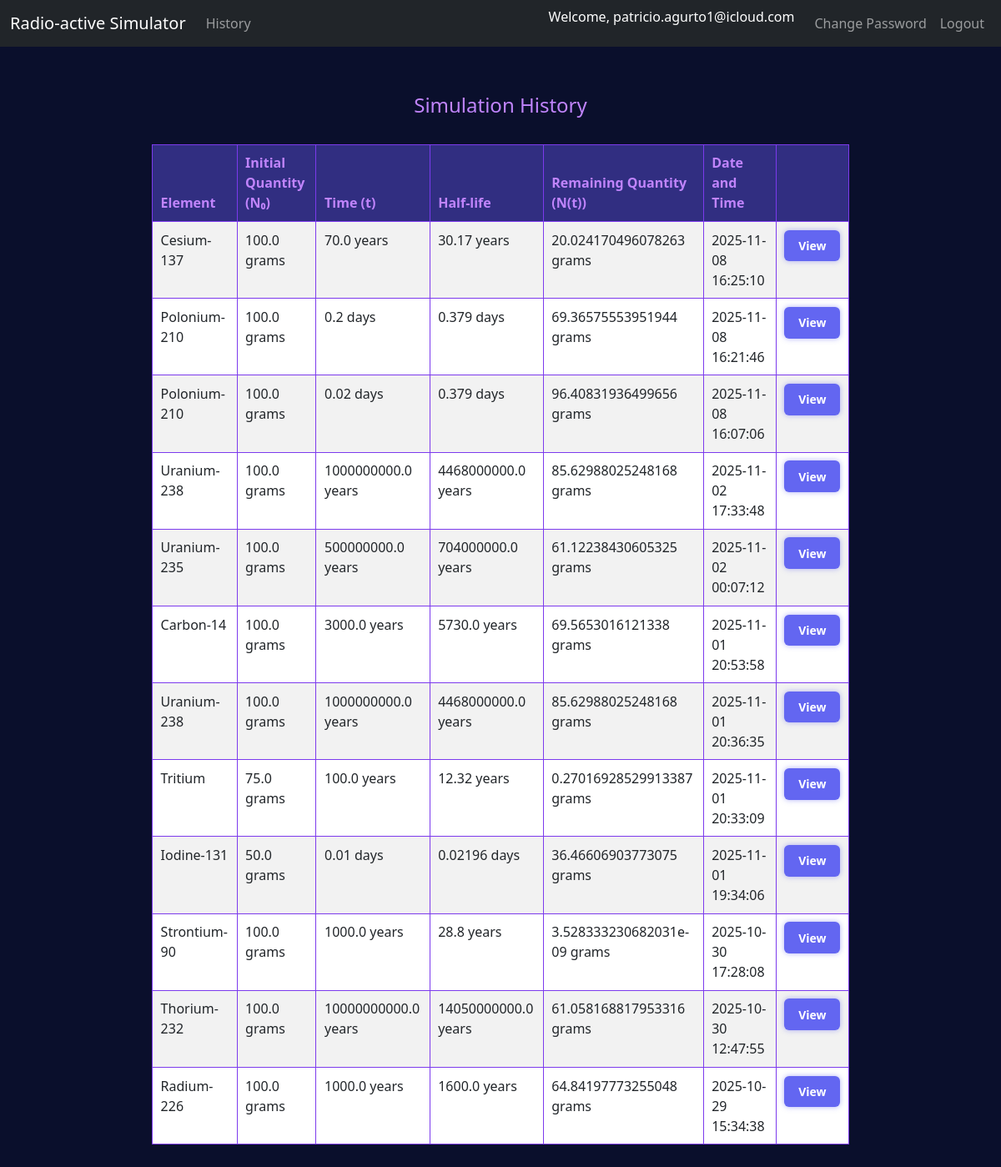
Screenshot of /history (signed in) with the database file from the repository.
### tables this page shows
CREATE TABLE simulations (
    id INTEGER PRIMARY KEY,
    user_id INTEGER,
    timestamp TEXT,
    n0 REAL,
    t REAL,
    nt REAL,
    element_id INTEGER,
    name TEXT,
    half_life REAL,
    unit TEXT,
    quantity_unit TEXT
);

### app/routes.py (the view)
@app.route("/history")
@login_required
def history():
    conn = get_db_connection()
    cursor = conn.cursor()
    cursor.execute("""
        SELECT * FROM simulations
        WHERE user_id = ?
        ORDER BY timestamp DESC
    """, (session["user_id"],))
    rows = cursor.fetchall()
    conn.close()
    return render_template("history.html", rows=rows)

### app/routes.py (called while the page is built)
def get_db_connection():
    conn = sqlite3.connect("radioactive.db")
    conn.row_factory = sqlite3.Row
    return conn

def login_required(f):
    @wraps(f)
    def decorated_function(*args, **kwargs):
        if "user_id" not in session:
            return redirect(url_for("login"))
        return f(*args, **kwargs)
    return decorated_function

@app.after_request
def after_request(response):
    response.headers["Cache-Control"] = "no-cache, no-store, must-revalidate"
    response.headers["Expires"] = "0"
    response.headers["Pragma"] = "no-cache"
    return response

### app/templates/history.html
{% extends "layout.html" %}
{% block content %}
<h2>Simulation History</h2>
{% if rows %}
<table class="table table-striped">
    <thead>
        <tr>
            <th>Element</th>
            <th>Initial Quantity (N₀)</th>
            <th>Time (t)</th>
            <th>Half-life</th>
            <th>Remaining Quantity (N(t))</th>
            <th>Date and Time</th>
            <th></th>
        </tr>
    </thead>
    <tbody>
        {% for row in rows %}
        <tr>
            <td>{{ row.name }}</td>
            <td>{{ row.n0 }} {{ row.quantity_unit }}</td>
            <td>{{ row.t }} {{ row.unit }}</td>
            <td>{{ row.half_life }} {{ row.unit }}</td>
            <td>{{ row.nt }} {{ row.quantity_unit }}</td>
            <td>{{ row.timestamp }}</td>
            <td>
                <a href="{{ url_for('simulation_detail', sim_id=row.id) }}" class="btn btn-sm btn-outline-primary">View</a>
            </td>
        </tr>
        {% endfor %}
    </tbody>
</table>
{% else %}
<p>No simulations yet.</p>
{% endif %}
{% endblock %}

### app/templates/layout.html (shortened to what this page needs)
<!DOCTYPE html>
<html lang="en">
<head>
    <link href="https://cdn.jsdelivr.net/npm/bootstrap@5.3.0/dist/css/bootstrap.min.css" rel="stylesheet">
    <link rel="stylesheet" href="{{ url_for('static', filename='css/theme_radioactive.css') }}">
</head>
<body>
<nav class="navbar navbar-expand-lg navbar-dark bg-dark mb-4">
    <div class="container-fluid">
        <a class="navbar-brand" href="{{ url_for('index') }}">Radio-active Simulator</a>
        <div class="collapse navbar-collapse">
            <ul class="navbar-nav me-auto">
                {% if session.user_id %}
                <li class="nav-item">
                    <a class="nav-link" href="{{ url_for('history') }}">History</a>
                </li>
                {% endif %}
            </ul>
            <ul class="navbar-nav ms-auto">
                {% if session.user_id %}
                <li class="nav-item">
                    <span class="navbar-text text-white me-3">
                        Welcome, {{ session.username }}
                    </span>
                </li>
                <li class="nav-item">
                    <a class="nav-link" href="{{ url_for('change_password') }}">Change Password</a>
                </li>
                <li class="nav-item">
                    <a class="nav-link" href="{{ url_for('logout') }}">Logout</a>
                </li>
                {% endif %}
            </ul>
        </div>
    </div>
</nav>
<div class="container">
    {% block content %}{% endblock %}
</div>
</body>
</html>

### app/static/css/theme_radioactive.css (style rules this page uses)
body { background-color: #0a0f2c; color: #e6e6fa; font-family: 'Segoe UI', sans-serif; margin: 0; padding: 0; }
h2 { color: #c084fc; text-align: center; font-size: 1.5em; margin-bottom: 0.5em; }
a { color: #065f46; text-decoration: none; }
.btn { background-color: #6366f1; color: #fff; border: none; padding: 0.6em 1.2em; border-radius: 6px; font-weight: bold; box-shadow: 0 0 6px rgba(99, 102, 241, 0.5); transition: background-color 0.3s ease; }
.container { max-width: 900px; margin: auto; padding: 2em; }
.table { width: 100%; border-collapse: collapse; margin-top: 2em; }
.table th, .table td { border: 1px solid #7c3aed; padding: 0.6em; text-align: left; }
.table th { background-color: #312e81; color: #c084fc; }

### rows the page displays
simulations: name "Cesium-137", n0 "100.0", quantity_unit "grams", t "70.0", unit "years", half_life "30.17", nt "20.024170496078263", timestamp "2025-11-08 16:25:10"
simulations: name "Polonium-210", n0 "100.0", quantity_unit "grams", t "0.2", unit "days", half_life "0.379", nt "69.36575553951944", timestamp "2025-11-08 16:21:46"
simulations: name "Polonium-210", n0 "100.0", quantity_unit "grams", t "0.02", unit "days", half_life "0.379", nt "96.40831936499656", timestamp "2025-11-08 16:07:06"
simulations: name "Uranium-238", n0 "100.0", quantity_unit "grams", t "1000000000.0", unit "years", half_life "4468000000.0", nt "85.62988025248168", timestamp "2025-11-02 17:33:48"
simulations: name "Uranium-235", n0 "100.0", quantity_unit "grams", t "500000000.0", unit "years", half_life "704000000.0", nt "61.12238430605325", timestamp "2025-11-02 00:07:12"
simulations: name "Carbon-14", n0 "100.0", quantity_unit "grams", t "3000.0", unit "years", half_life "5730.0", nt "69.5653016121338", timestamp "2025-11-01 20:53:58"
simulations: name "Uranium-238", n0 "100.0", quantity_unit "grams", t "1000000000.0", unit "years", half_life "4468000000.0", nt "85.62988025248168", timestamp "2025-11-01 20:36:35"
simulations: name "Tritium", n0 "75.0", quantity_unit "grams", t "100.0", unit "years", half_life "12.32", nt "0.27016928529913387", timestamp "2025-11-01 20:33:09"
simulations: name "Iodine-131", n0 "50.0", quantity_unit "grams", t "0.01", unit "days", half_life "0.02196", nt "36.46606903773075", timestamp "2025-11-01 19:34:06"
simulations: name "Strontium-90", n0 "100.0", quantity_unit "grams", t "1000.0", unit "years", half_life "28.8", nt "3.528333230682031e-09", timestamp "2025-10-30 17:28:08"
simulations: name "Thorium-232", n0 "100.0", quantity_unit "grams", t "10000000000.0", unit "years", half_life "14050000000.0", nt "61.058168817953316", timestamp "2025-10-30 12:47:55"
simulations: name "Radium-226", n0 "100.0", quantity_unit "grams", t "1000.0", unit "years", half_life "1600.0", nt "64.84197773255048", timestamp "2025-10-29 15:34:38"

### other values shown
{{ session.username }} "patricio.agurto1@icloud.com"
